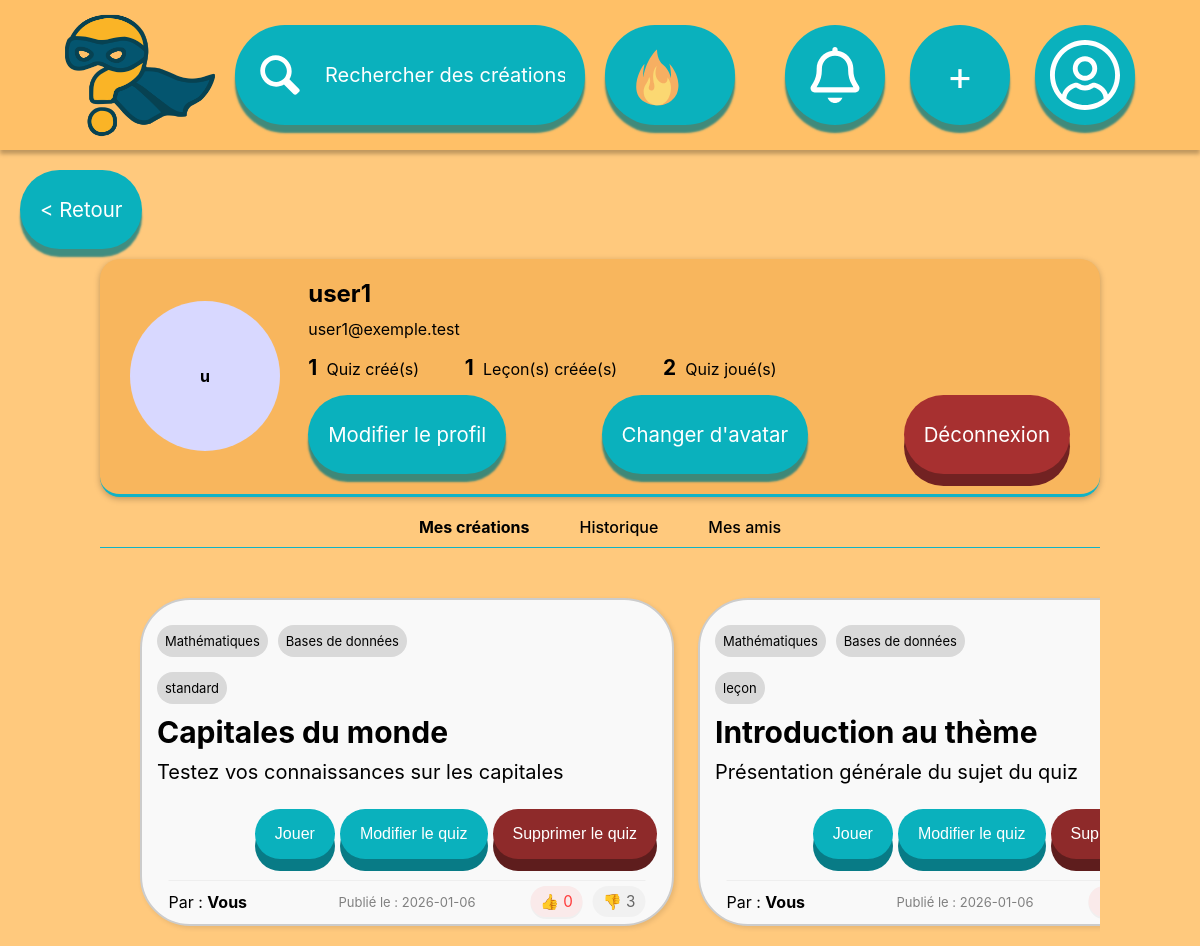
Page /?page=profil (signed in) on the committed database.
### tables this page shows
CREATE TABLE users(
                id INTEGER PRIMARY KEY AUTOINCREMENT,
                username TEXT NOT NULL,
                password TEXT NOT NULL,
                email TEXT NOT NULL,
                description TEXT DEFAULT '',
                admin BOOLEAN DEFAULT 0, picture_path TEXT DEFAULT NULL,
                UNIQUE(email)
            );

CREATE TABLE quiz(
                id INTEGER PRIMARY KEY AUTOINCREMENT,
                user_id INTEGER,
                title TEXT NOT NULL,
                description TEXT,
                difficulty INTEGER,
                disponibilite TEXT,
                date DATE,
                genre TEXT NOT NULL,
                FOREIGN KEY (user_id) REFERENCES users(id) ON DELETE CASCADE,
                CHECK (genre IN ('flashcard','standard','test')),
                CHECK (disponibilite IN ('public','private','ami'))
            );

CREATE TABLE Lecon(
                id INTEGER PRIMARY KEY AUTOINCREMENT,
                user_id INTEGER NOT NULL,
                quiz_id INTEGER,
                title TEXT NOT NULL,
                description TEXT,
                disponibilite TEXT,
                date DATE DEFAULT CURRENT_DATE,
                FOREIGN KEY (user_id) REFERENCES users(id) ON DELETE CASCADE,
                FOREIGN KEY (quiz_id) REFERENCES quiz(id) ON DELETE CASCADE,
                CHECK (disponibilite IN ('public','private','ami'))
            );

### config/config.php (called while the page is built, shortened)
<?php
function getDbConnection() {
    try{
        $conn = new PDO("sqlite:" . ROOT . "/database/database.db");
        $conn->setAttribute(PDO::ATTR_ERRMODE, PDO::ERRMODE_EXCEPTION);
    }catch(PDOException $e){
        die("Connection failed: " . $e->getMessage());
    }catch(Exception $e){
        die("Error: " . $e->getMessage());
    }
    return $conn;
}
?>

### src/models/ProfileModel.php (called while the page is built, shortened)
<?php
class ProfileModel
{
    private $db;
    public function __construct($db)
    {
        $this->db = $db;
    }
    public function getCredentials(string $id)
    {
        $stmt = $this->db->prepare("SELECT * FROM users WHERE id = ?");
        $stmt->execute([$id]);
        return $stmt->fetch(PDO::FETCH_ASSOC);
    }
    public function getQuizCreated(int $id): int
    {
        $stmt = $this->db->prepare("SELECT COUNT(id) AS total FROM quiz WHERE user_id = ?");
        $stmt->execute([$id]);
        $result = $stmt->fetch(PDO::FETCH_ASSOC);
        return (int)$result['total'];
    }
    public function getLessonsCreated(int $id): int
    {
        $stmt = $this->db->prepare("SELECT COUNT(id) AS total FROM lecon WHERE user_id = ?");
        $stmt->execute([$id]);
        $result = $stmt->fetch(PDO::FETCH_ASSOC);
        return (int)$result['total'];
    }
    public function getGamesNumber(int|string $id): int
    {
        $stmt = $this->db->prepare("SELECT COUNT(id) AS resultat FROM resultat WHERE user_id = ?");
        $stmt->execute([$id]);
        $result = $stmt->fetch(PDO::FETCH_ASSOC);
        return (int)$result['resultat'];
    }
}

### src/models/HomeModel.php (called while the page is built, shortened)
<?php
class HomeModel
{
    private $db;
    public function __construct($db)
    {
        $this->db = $db;
    }
    public function getAllCreationsByUser(string|int $id): array
    {
        $stmt = $this->db->prepare("
            SELECT
                q.id,
                q.genre AS genre,
                q.date,
                u.username AS user_name,
                (
                    SELECT GROUP_CONCAT(DISTINCT c.categorieName)
                    FROM categorie_quiz cq
                    JOIN categories c ON c.id = cq.category_id
                    WHERE cq.quiz_id = q.id
                ) AS categories,
                q.title,
                q.difficulty,
                q.description,
                (SELECT COUNT(*) FROM likes l WHERE l.quiz_id = q.id) AS nbjaime,
                (SELECT COUNT(*) FROM dislikes d WHERE d.quiz_id = q.id) AS nbjaimepas
            FROM quiz q
            JOIN users u ON u.id = q.user_id
            WHERE u.id = :id
            ORDER BY nbjaime - nbjaimepas DESC
        ");
        $stmt->execute(['id' => $id]);
        $results = $stmt->fetchAll(PDO::FETCH_ASSOC);
        return $results;
    }
}

### src/models/LessonModel.php (called while the page is built, shortened)
<?php
class LessonModel
{
    private $db;
    public function __construct($db)
    {
        $this->db = $db;
    }
    public function getAllInfoLessonsByUser(string|int $id): array|false
    {
        $stmt = $this->db->prepare("
        SELECT
            l.id AS id,
            l.title AS title,
            l.description AS description,
            l.date AS date,
            u.id AS user_id,
            u.username AS user_name,
            q.id AS quiz_id,
            q.title AS quiz_title,
            'leçon' as genre,
            q.difficulty,
            q.description AS quiz_description,
            (
                SELECT GROUP_CONCAT(DISTINCT c.categorieName)
                FROM categorie_quiz cq
                JOIN categories c ON c.id = cq.category_id
                WHERE cq.quiz_id = q.id
            ) AS categories,
            (SELECT COUNT(*) FROM likes l2 WHERE l2.quiz_id = q.id) AS nbjaime,
            (SELECT COUNT(*) FROM dislikes d2 WHERE d2.quiz_id = q.id) AS nbjaimepas
        FROM Lecon l
        JOIN users u ON u.id = l.user_id
        LEFT JOIN quiz q ON q.id = l.quiz_id
        WHERE l.user_id = ?
        ORDER BY l.date DESC;
    ");
        $stmt->execute([$id]);
        $results = $stmt->fetchAll(PDO::FETCH_ASSOC);
        return $results;
    }
}

### src/views/profil.php (the view, shortened to what this page needs)
<?php
require_once 'partials/header.php';
?>
<link rel="stylesheet" href="https://cdnjs.cloudflare.com/ajax/libs/font-awesome/7.0.1/css/all.min.css">
</head>
<body>
    <button onclick="window.location.href='?page=home'" class="button" style="margin: 20px 0 0 20px"><span></span>
        <p>&lt; Retour</p>
    </button>
    <div class="container">
        <div class="profile-card">
            <?php if ($infosUser['picture_path'] !== null) : ?>
                <img
                    src="<?= htmlspecialchars($infosUser['picture_path']) ?>"
                    alt="Photo de profil"
                    class="profilPicture">
            <?php else : ?>
                <div class="avatarPrime"><?= htmlspecialchars($infosUser['username'][0]) ?></div>
            <?php endif; ?>
            <div class="info">
                <h2><?= $infosUser['username'] ?></h2>
                <p class="username"><?= $infosUser['email'] ?></p>
                <div class="stats">
                    <div>
                        <span class="number"><?= $creation ?></span>
                        <span class="label">Quiz créé(s)</span>
                    </div>
                    <div>
                        <span class="number"><?= $lessonCreated ?></span>
                        <span class="label">Leçon(s) créée(s)</span>
                    </div>
                    <div>
                        <span class="number"><?= $played ?></span>
                        <span class="label">Quiz joué(s)</span>
                    </div>
                </div>
                <div class="action">
                    <button id="editProfil" class="button"><span></span>
                        <p>Modifier le profil</p>
                    </button>
                    <form method="POST" action="?page=profil&action=uploadPicture" enctype="multipart/form-data" id="avatarForm">
                        <button type="button" class="button" id="uploadBtn"><span></span>
                            <p>Changer d'avatar</p>
                        </button>
                    </form>
                    <button class="button signalement" onclick="window.location.href='?page=log&typelog=logout'"><span></span>
                        <p>Déconnexion</p>
                    </button>
                </div>
            </div>
        </div>
        <div class="tabs">
            <span class="<?= $activeTab === 'creations' ? 'active' : '' ?>"
                onclick="window.location.href='?page=profil'">
                Mes créations
            </span>
            <span class="<?= $activeTab === 'history' ? 'active' : '' ?>"
                onclick="window.location.href='?page=profil&action=showHistory'">
                Historique
            </span>
            <span class="<?= $activeTab === 'friends' ? 'active' : '' ?>"
                onclick="window.location.href='?page=profil&action=displayFriends'">
                Mes amis
            </span>
        </div>
        <div class="quiz-container">
            <?php if (isset($friends)) : ?>
                <?php if ($friends === false) : ?>
                    <p>
                        Vous n'avez pas d'amis pour le moment.
                        <a href="?page=notification">Cliquez ici pour en ajouter</a>
                    </p>
                <?php else : ?>
                    <?php foreach ($friends as $friend) : ?>
                        <div class="friend-card">
                            <?php if ($friend['friend_picture']) : ?>
                                <img
                                    src="<?= htmlspecialchars($friend['friend_picture']) ?>"
                                    alt="Photo de profil"
                                    class="avatar">
                            <?php else : ?>
                                <div class="avatar"><?= htmlspecialchars($friend['friend_name'][0]) ?></div>
                            <?php endif; ?>
                            <div>
                                <h3><?= htmlspecialchars($friend['friend_name']) ?></h3>
                                <p><?= htmlspecialchars($friend['friend_email']) ?></p>
                                <button data-action="deleteFriend" data-title="<?= $friend['friend_name'] ?>" data-id="<?= $friend['friend_id'] ?>" class="deleteFriend">Supprimer cet ami</button>
                            </div>
                        </div>
                    <?php endforeach; ?>
                <?php endif; ?>
            <?php elseif (isset($quiz)) : ?>
                <?php if ($quiz === false) : ?>
                    <p class="no-content">Vous avez réalisé aucun quiz pour le moment.</p>
                <?php else : ?>
                    <div class="newCreations">
                        <?php for ($i = 0; $i < count($quiz); $i++): ?>
                            <article class="quiz">
                                <div class="quiz-cat">
                                    <?php if (!empty($quiz[$i]['categories'])): ?>
                                        <?php foreach ($quiz[$i]['categories'] as $cat): ?>
                                            <span class="category"><?= htmlspecialchars($cat) ?></span>
                                        <?php endforeach; ?>
                                    <?php endif; ?>
                                </div>
                                <p class="quiz-genre"><?= htmlspecialchars($quiz[$i]['genre'] ?? '') ?></p>
                                <br>
                                <p class="quiz-title"><?= htmlspecialchars($quiz[$i]['title'] ?? '') ?></p>
                                <br>
                                <p class="quiz-description"><?= htmlspecialchars($quiz[$i]['description'] ?? '') ?></p>
                                <br>
                                <br>
                                <div class="editQuizPart">
                                    <button
                                        class="deleteQuiz"
                                        data-id="<?= $quiz[$i]['id'] ?>"
                                        data-title="<?= htmlspecialchars($quiz[$i]['title']) ?>"
                                        data-genre="<?= $quiz[$i]['genre'] ?>"
                                        data-action="deleteQuiz">
                                        <?= $quiz[$i]['genre'] == 'lesson' ? 'Supprimer la leçon' : 'Supprimer le quiz' ?>
                                    </button>
                                    <button id="editQuiz" onclick="window.location.href='?page=<?= $quiz[$i]['genre'] ?>&categorie=modify&id=<?= $quiz[$i]['id'] ?>'"><?= $quiz[$i]['genre'] == 'lesson' ? 'Modifier la leçon' : ' Modifier le quiz' ?></button>
                                    <button id="playQuiz" onclick="window.location.href='./?page=<?= $quiz[$i]['genre'] == 'standard' || $quiz[$i]['genre'] == 'test' ? 'pageInterQuiz' : $quiz[$i]['genre'] ?>&id=<?= $quiz[$i]['id'] ?> <?= $quiz[$i]['genre'] == 'lesson' ? '&categorie=view' : '' ?> <?= $quiz[$i]['genre'] == 'flashcard' ? '&action=start' : '' ?> <?= $quiz[$i]['genre'] == 'standard' ? '&type=standard' : '' ?> <?= $quiz[$i]['genre'] == 'test' ? '&type=test' : '' ?>'">Jouer</button>
                                </div>
                                <div class="quiz-footer">
                                    <p class="quiz-auteur">Par : <span class="author">Vous</span></p>
                                    <p class="quiz-date">Publié le : <?= htmlspecialchars($quiz[$i]['date'] ?? '') ?></p>
                                    <div class="quiz-reactions">
                                        <span class="reaction like">👍 <?= htmlspecialchars($quiz[$i]['nbjaime'] ?? 0) ?></span>
                                        <span class="reaction dislike">👎 <?= htmlspecialchars($quiz[$i]['nbjaimepas'] ?? 0) ?></span>
                                    </div>
                            </article>
                        <?php endfor; ?>
                    <?php endif; ?>
                    <?php else :  ?>
                        <p class="no-content">Vous n'avez créé aucun quiz pour le moment.</p>
                    <?php endif; ?>
                    </div>
                    </div>
</body>
</html>

### rows in the picture
users: username "u", username "user1", email "user1@exemple.test"
quiz: cat "Mathématiques", cat "Bases de données", genre "standard", title "Capitales du monde", description "Testez vos connaissances sur les capitales", shows "Supprimer le quiz", shows "Modifier le quiz", date "2026-01-06", nbjaime "0", nbjaimepas "3"
lecon: cat "Mathématiques", cat "Bases de données", genre "leçon", title "Introduction au thème", description "Présentation générale du sujet du quiz", date "2026-01-06"

### other values in the picture
$creation "1"
$lessonCreated "1"
$played "2"
